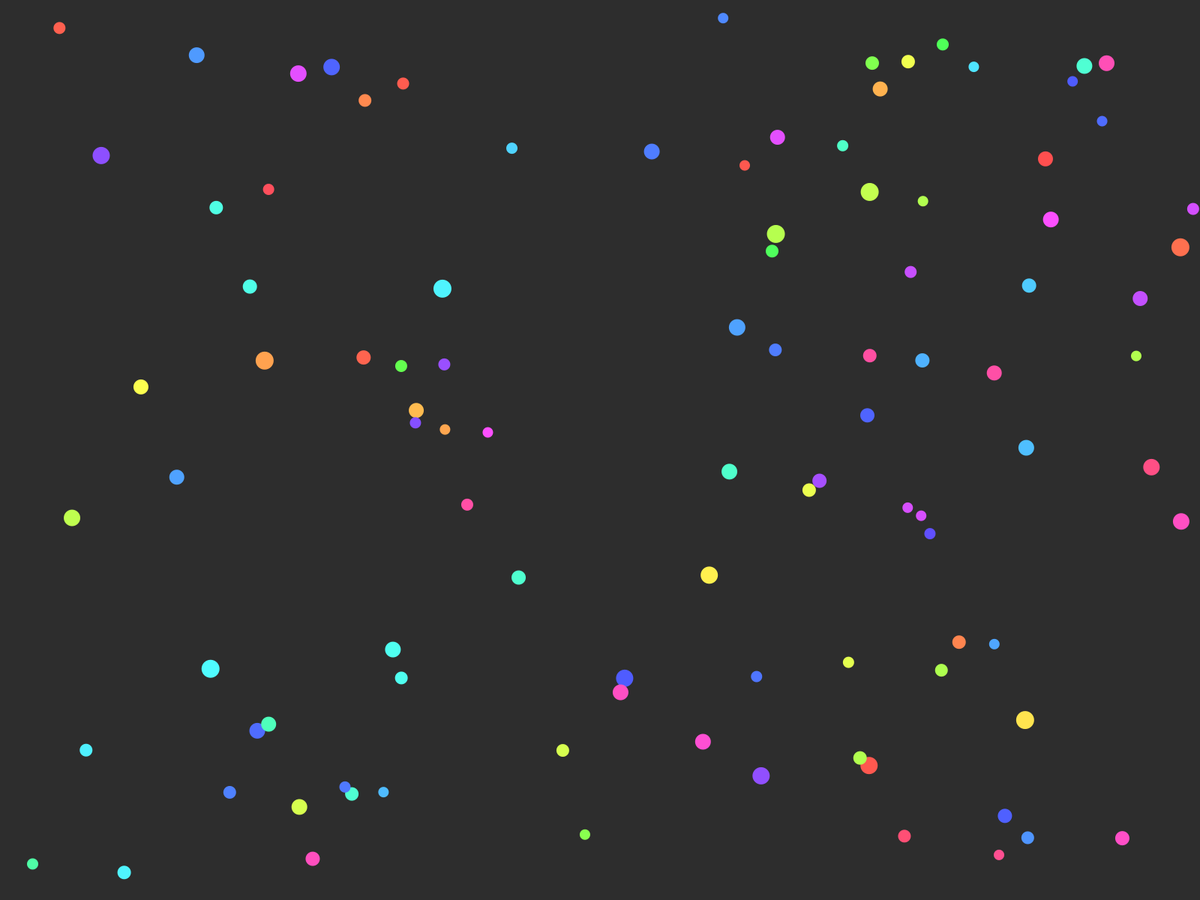
Frame 1 (no input)
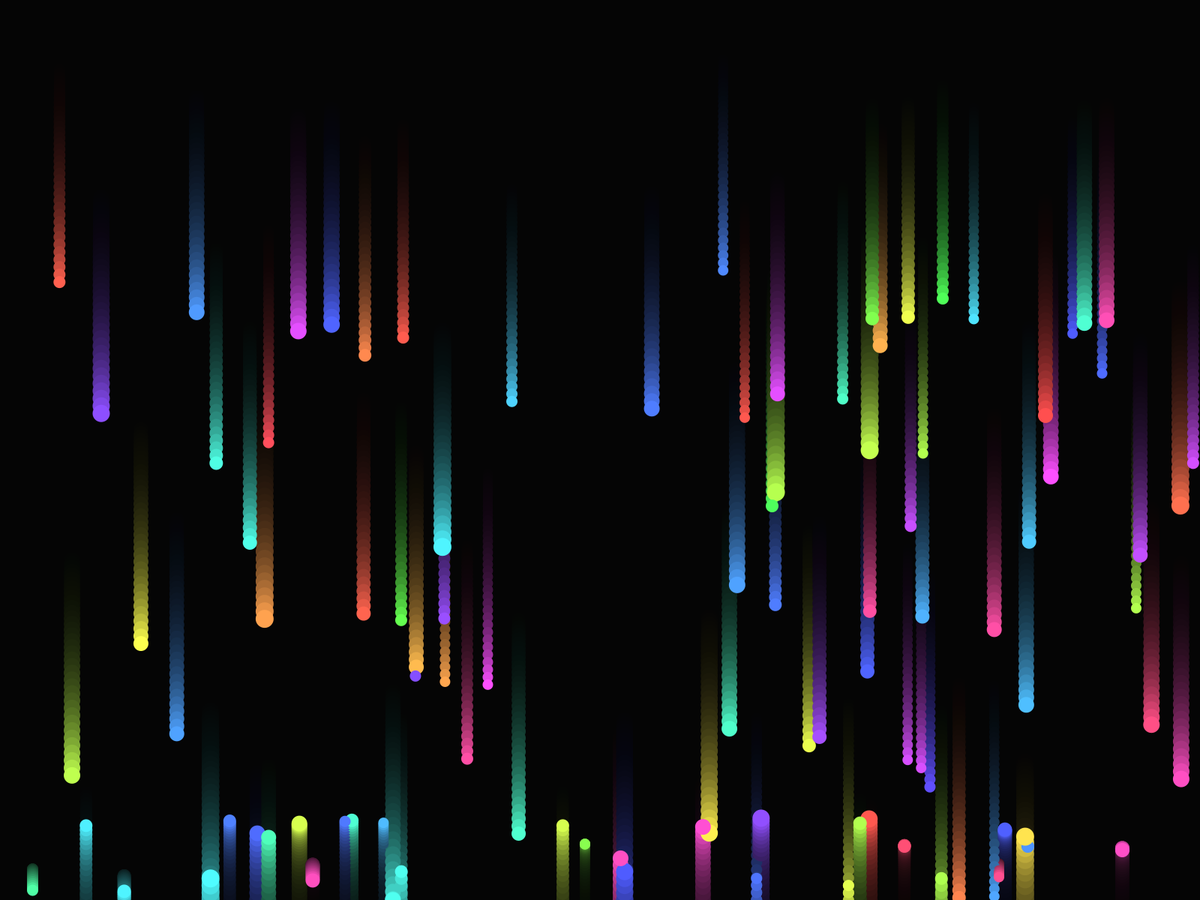
Frame 60 (the mouse pressed at the canvas centre just before this capture)
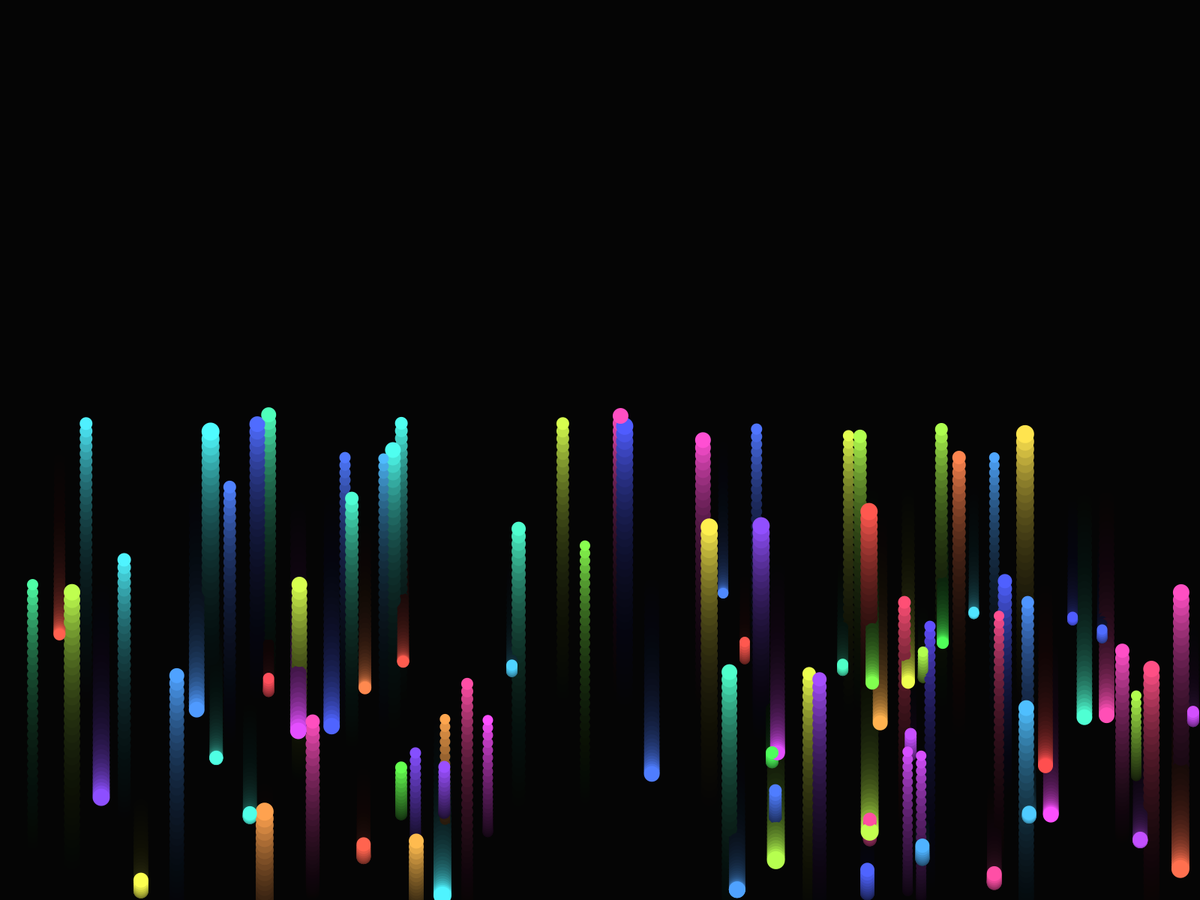
Frame 120 (the mouse held since frame 60 and released just before this capture)

The Processing sketch that drew these frames (run headless with seeded random() and noise(); from frame 60 on, the mouse is pressed at the canvas centre):

// Processing sketch: forces
// ── forces.pde
Mover[] planet = new Mover[100];
Fluid fluido;

float time;
float fanSpeed;

void setup() {
  //size(640,640);
  fullScreen();
  background(50);
  //frameRate(30);
  
  for(int i = 0; i < planet.length; i++) {
    planet[i]= new Mover();
  }
  
  fluido = new Fluid(0,height-200,width,200,0.5);
  
  time = 0;
  fanSpeed = 0;
  
}

void draw() {
  bg();
  //slows();
  
  //fluido.display();
  
  for(int i = 0; i < planet.length; i++) {
    
    if(mousePressed){
      planet[i].applyForce(planet[i].wind(time,0));
      planet[i].applyForce(planet[i].downBlow(10*time));  
    }
    
    planet[i].applyForce(planet[i].gravity(0.2));
    
    planet[i].applyForce(planet[i].friction(0.2));
    
    // fluido
    //if (planet[i].isInside(fluido)) {
    //  planet[i].applyForce(planet[i].drag(fluido));
    //}
    
    planet[i].update();
    planet[i].edgeB();
    planet[i].display();
  }
  
  time += 0.01;
}

void bg() {
  push();
  noStroke();
  fill(0,25);
  rect(0,0,width,height);
  pop();
}

void slows() {
  push();
  colorMode(RGB);
  noStroke();
  fill(255,0,0,50);
  rect(mouseX-50,mouseY-50,100,100);
  pop();
}

// ── Fluid.pde
class Fluid {
  
  float x,y,w,h;
  float c;
  
  Fluid(float x_, float y_, float w_, float h_, float c_) {
    x = x_;
    y = y_;
    w = w_;
    h = h_;
    c = c_;
  }
  
  void display() {
    push();
    colorMode(RGB);
    noStroke();
    fill(0,127,255,50);
    rect(x,y,w,h);
    pop();
  }
  
}

// ── Mover.pde
class Mover {
  
  PVector location;
  PVector velocity;
  PVector acceleration;
  
  float mass;
  float density;
  float size;
  float speed;
  float maxSpeed;
  float normal = 1;
  
  float hue;
  
  Mover() {
    location = new PVector (random(width),random(height));
    velocity = new PVector(0,0);
    acceleration = new  PVector(0,0);
    
    mass = int(random(14,25));
    density = 1;
    size = mass/density;
    speed = velocity.mag();
    maxSpeed = 10;
    
    colorMode(HSB);
    hue = int(random(255));
    
  }
  
  void update() {
    velocity.add(acceleration);
    velocity.limit(maxSpeed);
    location.add(velocity);
    acceleration.mult(0);
  }
  
  void display() {
    fill(hue,175,355);
    noStroke();
    circle(location.x,location.y,size);
  }
  
  void applyForce(PVector force) {
    PVector a = PVector.div(force,mass);
    acceleration.add(a);
  }
  
  // forças
  PVector wind(float time, float f) {
    return new PVector(map(noise(time),0,1,-f,f), map(noise(time+10000),0,1,-f,f));
  }
  PVector downBlow(float f) {
    return new PVector(0,-f*map(location.y,0,height,0,1));
  }
  PVector gravity(float g) {
    return new PVector(0,g*mass);
  }
  
  PVector friction(float tempC) {
    PVector friction = velocity.copy();
    float c = tempC;
    float frictionMag = c*normal;
    
    friction.mult(-1);
    friction.normalize();
    friction.mult(frictionMag);
    return friction;
  }
  
  boolean isInside(Fluid f) {
    if (location.x>f.x && location.x<f.x+f.w && location.y>f.y && location.y<f.y+f.h) {
      return true;
    } else {
      return false;
    }   
  }
  
  PVector drag (Fluid f) {
    PVector drag = velocity.copy();
    float c = f.c;
    speed = velocity.mag();
    float dragMag = c * (speed * speed);
    
    drag.mult(-1);
    drag.normalize();
    drag.mult(dragMag);
    println(drag);
    return drag;
  }
  
  // bordas
  void edgeless() {
    if( location.x < 0) {
      location.x = width;
    } else if(location.x > width) {
      location.x = 0;
    }
    
    if( location.y < 0) {
      location.y = height;
    } else if(location.y > height) {
      location.y = 0;
    }
  }
  
  void edge() {
    if( location.x < 0) {
      location.x = 0;
    } else if(location.x > width) {
      location.x = width;
    }
    
    if( location.y < 0) {
      location.y = 0;
    } else if(location.y > height) {
      location.y = height;
    }
  }
  
  void edgeB() {
    if( location.x < 0) {
      location.x = 0;
      velocity.x *= -1;
    } else if(location.x > width) {
      location.x = width;
      velocity.x *= -1;
    }
    
    if( location.y < 0) {
      location.y = 0;
      velocity.y *= -1;
    } else if(location.y > height) {
      location.y = height;
      velocity.y *= -1;
    }
  }
  
}
